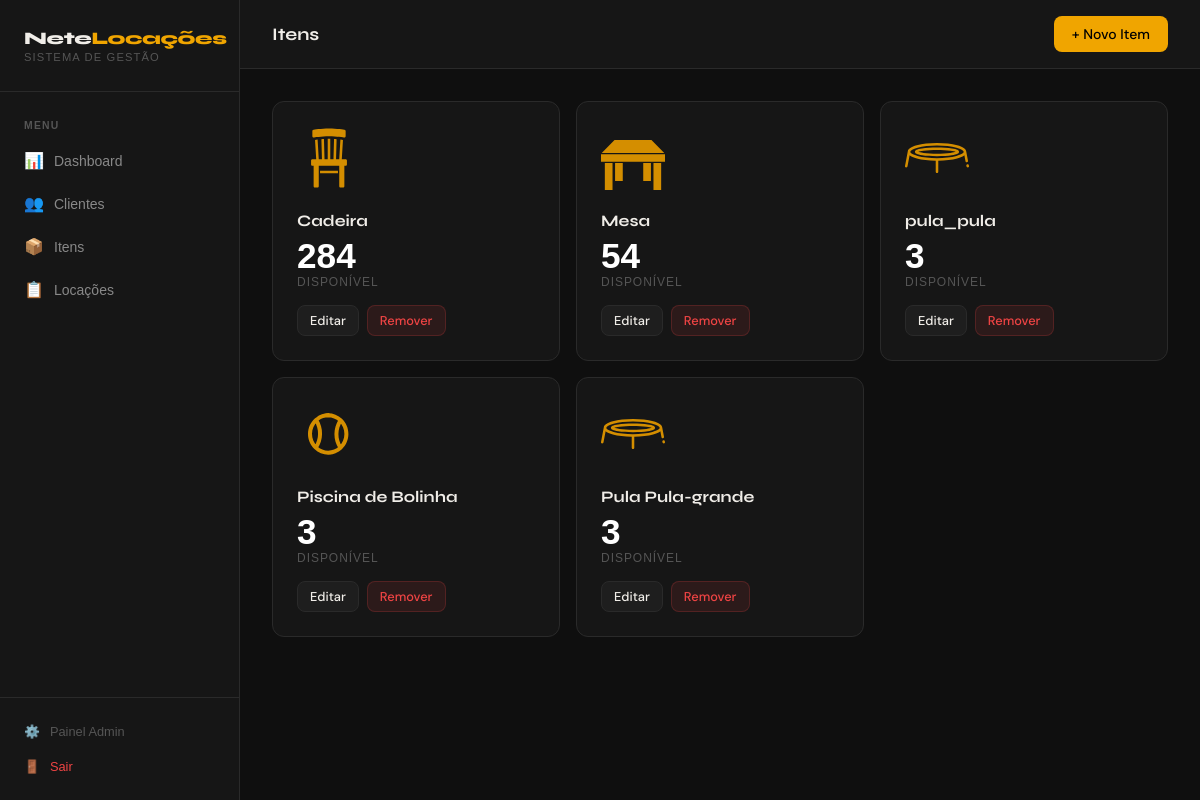
/itens/ (signed in), run on an earlier commit of the app's database.
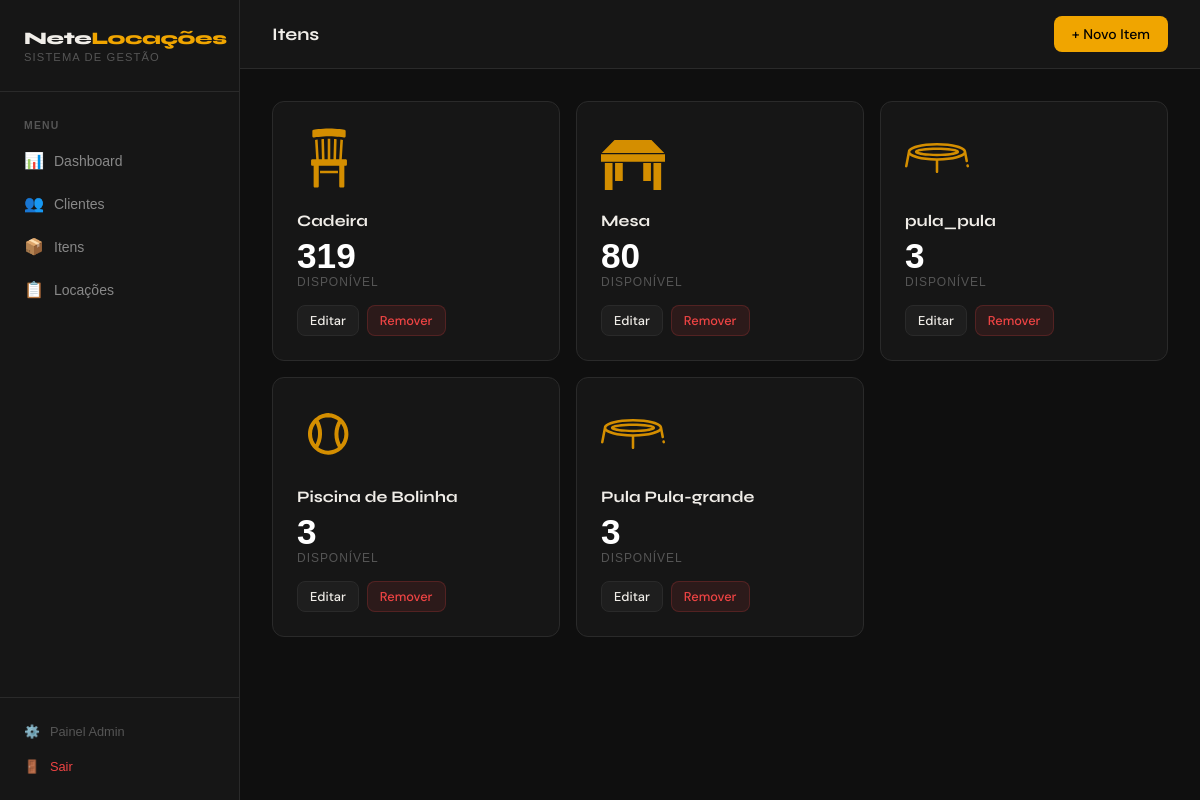
And on a later commit of the database.
### item/models.py (models this page shows, shortened)
class Item(models.Model):
    TIPO_CHOICES = (
        ('cadeira', 'Cadeira'),
        ('mesa', 'Mesa'),
        ('pula_pula-pequeno', 'Pula Pula-pequeno'),
        ('piscina_bolinha', 'Piscina de Bolinha'),
        ('pula_pula-grande', 'Pula Pula-grande'),
    )
    tipo = models.CharField(max_length=20, choices=TIPO_CHOICES)
    quantidade_estoque = models.IntegerField()

### core/views.py (the view)
# urls.py: path('itens/', views.itens_list, name='itens_list'),
@login_required
def itens_list(request):
    itens = Item.objects.all()
    return render(request, 'itens/lista.html', {'itens': itens})

### templates/itens/lista.html (shortened to what this page needs)
{% extends 'base/base.html' %}
{% load static %}
{% block page_title %}Itens{% endblock %}
{% block topbar_actions %}
    <a href="{% url 'item_criar' %}" class="btn btn-primary">+ Novo Item</a>
{% endblock %}
{% block content %}
{% if itens %}
<div class="itens-grid">
    {% for item in itens %}
    <div class="item-card">
        <div class="item-emoji">
            {% if item.tipo == 'cadeira' %}
            <img src="{% static 'img/cadeira.svg' %}" alt="Cadeira">
            {% elif item.tipo == 'mesa' %}
            <img src="{% static 'img/mesa.svg' %}" alt="Cadeira">
            {% elif item.tipo == 'pula_pula' %}
            <img src="{% static 'img/pula-pula.svg' %}" alt="Cadeira">
            {% elif item.tipo == 'piscina_bolinha' %}
            <img src="{% static 'img/bola.svg' %}" alt="Cadeira">
            {% else %}<img src="{% static 'img/pula-pula.svg' %}" alt="Item">{% endif %}
        </div>
        <div class="item-tipo">{{ item.get_tipo_display }}</div>
        <div class="item-estoque-num {% if item.quantidade_estoque == 0 %}estoque-zero{% endif %}">
            {{ item.quantidade_estoque }}
        </div>
        <div class="item-estoque-label">
            {% if item.quantidade_estoque == 0 %}sem estoque{% else %}disponível{% endif %}
        </div>
        <div class="item-card-actions">
            <a href="{% url 'item_editar' item.pk %}" class="btn btn-secondary btn-sm">Editar</a>
            <a href="{% url 'item_deletar' item.pk %}" class="btn btn-danger btn-sm">Remover</a>
        </div>
    </div>
    {% endfor %}
</div>
{% endif %}
{% endblock %}

What changed in the data, as far as the page shows it:
changed Item "Cadeira": quantidade_estoque "284" → "319"
changed Item "Mesa": quantidade_estoque "54" → "80"
